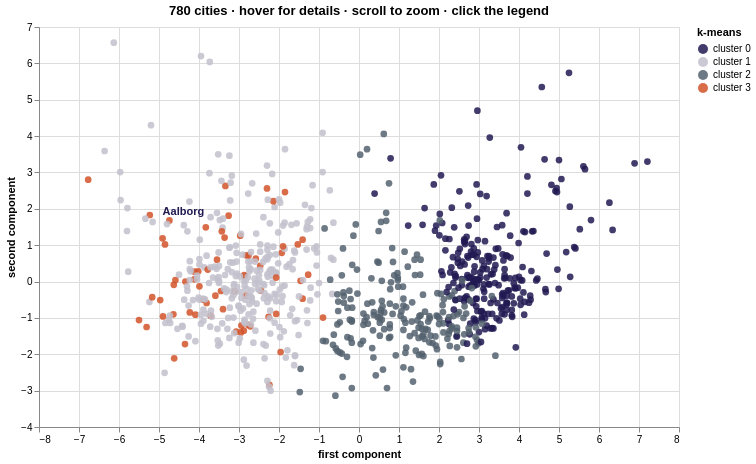

This figure's notebook cell:
### Code cell
# @title Draw the interactive map { display-mode: "form" }
view = cities[["place", "alpha-2", "region", "cost_nomad"]].assign(
    pc1=pcs[:, 0].round(2), pc2=pcs[:, 1].round(2), cluster=[f"cluster {k}" for k in cluster])
pick = alt.selection_point(fields=["cluster"], bind="legend")
dots = alt.Chart(view).mark_circle(size=45).encode(
    x=alt.X("pc1:Q", title="first component"), y=alt.Y("pc2:Q", title="second component"),
    color=alt.Color("cluster:N", scale=alt.Scale(range=[NAVY, LAV, GREY, ORANGE]), title="k-means"),
    opacity=alt.condition(pick, alt.value(0.85), alt.value(0.08)),
    tooltip=[alt.Tooltip("place:N", title="city"), alt.Tooltip("alpha-2:N", title="country"), "region:N",
             alt.Tooltip("cost_nomad:Q", title="USD / month", format=",.0f"), "cluster:N"],
).add_params(pick, alt.selection_interval(bind="scales"))
label = alt.Chart(view[view.place == "Aalborg"]).mark_text(dx=10, dy=-10, align="left", fontWeight="bold", color=NAVY
    ).encode(x="pc1:Q", y="pc2:Q", text="place:N")
(dots + label).properties(width=640, height=400, title="780 cities · hover for details · scroll to zoom · click the legend")

### Figure 1 — Vega-Lite specification as saved in the notebook (floating-point values rounded to 4 significant figures; data arrays with more than 128 entries replaced by an {"elided": "..."} marker saying what was removed)
{"config": {"view": {"continuousWidth": 300, "continuousHeight": 300}}, "layer": [{"data": {"name": "data-eef86dde3d51350afbdef3262158e9a0"}, "mark": {"type": "circle", "size": 45}, "encoding": {"color": {"field": "cluster", "scale": {"range": ["#211A52", "#C2C1CC", "#54616E", "#D2542A"]}, "title": "k-means", "type": "nominal"}, "opacity": {"condition": {"param": "param_1", "value": 0.85}, "value": 0.08}, "tooltip": [{"field": "place", "title": "city", "type": "nominal"}, {"field": "alpha-2", "title": "country", "type": "nominal"}, {"field": "region", "type": "nominal"}, {"field": "cost_nomad", "format": ",.0f", "title": "USD / month", "type": "quantitative"}, {"field": "cluster", "type": "nominal"}], "x": {"field": "pc1", "title": "first component", "type": "quantitative"}, "y": {"field": "pc2", "title": "second component", "type": "quantitative"}}, "name": "view_1"}, {"data": {"name": "data-795bb241007d1a9ffa2ea0db4ab21eb2"}, "mark": {"type": "text", "align": "left", "color": "#211A52", "dx": 10, "dy": -10, "fontWeight": "bold"}, "encoding": {"text": {"field": "place", "type": "nominal"}, "x": {"field": "pc1", "type": "quantitative"}, "y": {"field": "pc2", "type": "quantitative"}}}], "height": 400, "params": [{"name": "param_1", "select": {"type": "point", "fields": ["cluster"]}, "bind": "legend", "views": ["view_1"]}, {"name": "param_2", "select": {"type": "interval"}, "bind": "scales", "views": ["view_1"]}], "title": "780 cities · hover for details · scroll to zoom · click the legend", "width": 640, "$schema": "https://vega.github.io/schema/vega-lite/v5.20.1.json", "datasets": {"data-eef86dde3d51350afbdef3262158e9a0": {"elided": "780 records"}, "data-795bb241007d1a9ffa2ea0db4ab21eb2": [{"place": "Aalborg", "alpha-2": "DK", "region": "Europe", "cost_nomad": 4220.0, "pc1": -5.16, "pc2": 1.64, "cluster": "cluster 1"}]}}
